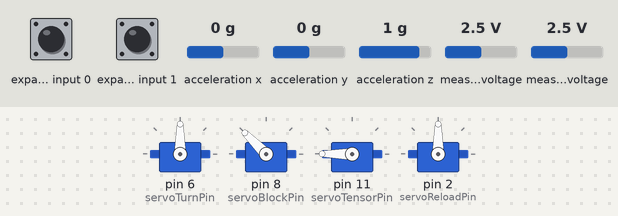
The sketch below on a simulated Arduino Uno, built with avr-gcc and run on an emulated ATmega328P. Parts: 4 × servo. Wiring (inferred from the names in the program): Wii Nunchuk at I2C address 0x52. The test bench sets the inputs (shaded band); at power-on: measured voltage 2.5 V, expander input 0 HIGH, expander input 1 HIGH, acceleration x 0 g, acceleration y 0 g, acceleration z 1 g.

Above: at 5.2 s.
5.3 s: measured voltage (sensor 200) set to 1.4 V
6.8 s: measured voltage (sensor 200) set to 1.1 V
At 9.2 s:
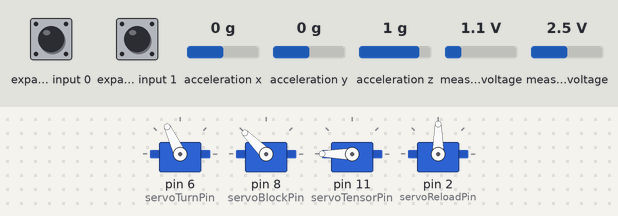
9.8 s: expander input 0 pulled LOW for 0.15 s
At 10.4 s:
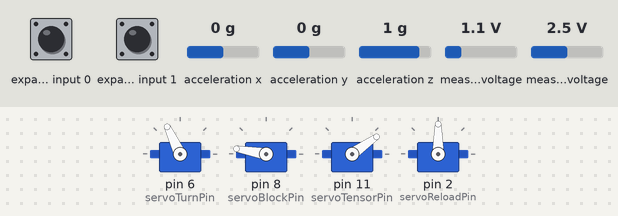
12.2 s: measured voltage (sensor 200) set to 3.5 V
13.7 s: measured voltage (sensor 200) set to 3.8 V
At 14.6 s:
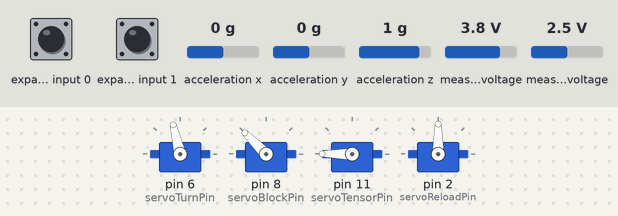
16.7 s: expander input 0 pulled LOW for 1 s
At 19.5 s:
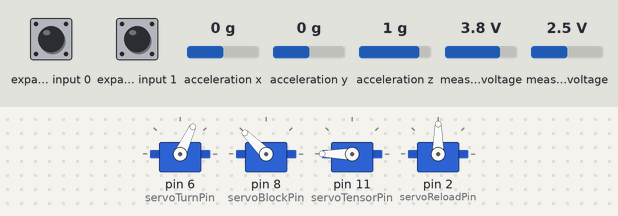
Timing chart, 0 to 20.7 s (numbered marks = the images above; inputs shaded):
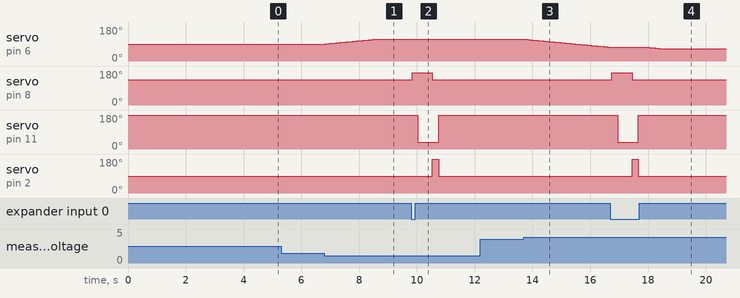

The sketch:

catapult.ino
```cpp
#include "Wire.h"       // I2C library (for WiiChuck)
#include "WiiChuck.h"   // WiiChuck library
#include <Servo.h>      // Servo library

WiiChuck chuck = WiiChuck();  // Instance WiiChuck

int z = 0;

Servo servoTurn;
int degreeMinimum = 65;              // Minimum position of servoTurn
int degreeMaximum = 115;             // Maximum position of servoTurn
int servoTurnPosition = 90;          // ServoTurn start position
int servoTurnPin = 6;
int joyX = 0;                        // X Axis of NunChuck
int velX = 0;                        // Turning speed of servoTurn

Servo servoTensor;
int servoTensorPin = 11;

Servo servoBlock;
int servoBlockPin = 8;

Servo servoReload;
int servoReloadPin = 2;

void setup() {
  chuck.begin();                               // Start WiiChuck

  servoTurn.attach(servoTurnPin);              // Start servoTurn
  servoTurn.write(servoTurnPosition);          // Initial position of servoTurn
  delay(1000);

  servoBlock.attach(servoBlockPin);            // Start servoBlock
  servoBlock.write(135);
  delay(1000);

  servoTensor.attach(servoTensorPin);          // Start servoTensor
  servoTensor.write(180);
  delay(1000);

  servoReload.attach(servoReloadPin);          // Start servoReload
  servoReload.write(90);
  delay(1000);

}

void loop() {
  delay(70);
  chuck.update();                                       // Update value of NunChuck

  z = chuck.zPressed();
  joyX = chuck.readJoyX();                              // Read joyX value of NunChuck

  if (joyX >= 20 | joyX <= -20) {                       // Check joyX value
    if (joyX >= 20) {                                   // If rotate right
      velX = map(joyX, 20, 102, 0, -2);
    } else {                                            // Else left
      velX = map(joyX, -20, -102, 0, 2);
    }

    servoTurnPosition = servoTurnPosition + velX;
    if (servoTurnPosition < degreeMinimum) {            // Left limit
      servoTurnPosition = degreeMinimum;
    } else if (servoTurnPosition > degreeMaximum) {     // Right limit
      servoTurnPosition = degreeMaximum;
    }

    servoTurn.write(servoTurnPosition);
  }

  // If shot
  if (z == 1) {
    servoBlock.write(170);          // Release servoBlock
    delay(200);

    servoTensor.write(35);          // Take down catapult
    delay(500);

    servoBlock.write(135);          // Block

    servoReload.write(180);         // Reload
    delay(220);
    servoReload.write(90);

    servoTensor.write(180);         // Stretch

    delay(300);

    z = 0;
  }
}
```

Measured:
- the behaviour switches between 1.3 and 1.2 V on measured voltage (sensor 200) (found by bisection; images 0 and 1)
- the behaviour switches between 3.6 and 3.7 V on measured voltage (sensor 200) (found by bisection; images 2 and 3)
- after the input at 5.3 s, every drawn part: stays the same
- after the input at 6.8 s, servo on pin 6 (servoTurnPin): moves from 90° to 115° over 1.7 s, starting after 0.05 s
- after the input at 9.8 s, servo on pin 8 (servoBlockPin): 135° → 170° at once, → 135° 0.70 s later; servo on pin 11 (servoTensorPin): 180° → 35° after 0.23 s, → 180° 0.72 s later; servo on pin 2 (servoReloadPin): 90° → 180° after 0.74 s, → 90° 0.22 s later
- after the input at 12.2 s, every drawn part: stays the same
- after the input at 13.7 s, servo on pin 6 (servoTurnPin): moves from 115° to 73° over 2.9 s, starting after 0.06 s
- after the input at 16.7 s, servo on pin 8 (servoBlockPin): 135° → 170° after 0.05 s, → 135° 0.70 s later; servo on pin 11 (servoTensorPin): 180° → 35° after 0.25 s, → 180° 0.72 s later; servo on pin 2 (servoReloadPin): 90° → 180° after 0.75 s, → 90° 0.22 s later
